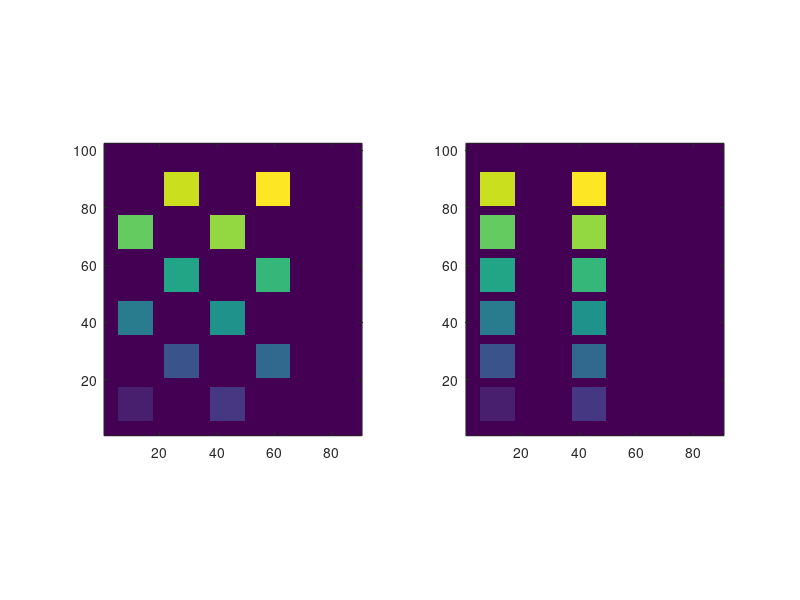

The MATLAB script that drew this image:


%%

yOffset = 5; 
xOffset = 5; 
makePlots = true;

nSitesIncl = 12;
siteSp = 6; 
siteGrid = [17 15];

upSampSize = siteGrid*siteSp; 

np2siteSize = [12 12]; 

np2originsYstag = repmat([0 32 16 48], 1, 100)+yOffset;
np2originsYalign = repmat([0 32], 1, 100)+yOffset;
np2originsX = reshape(repmat(0:15:1000,2,1), 1, [])+xOffset;

np2originsYstag = np2originsYstag(1:nSitesIncl);
np2originsYalign = np2originsYalign(1:nSitesIncl);
np2originsX = np2originsX(1:nSitesIncl);

upSampGridStag = zeros(upSampSize); 

for q = 1:numel(np2originsX)
    upSampGridStag(np2originsX(q)+[0:np2siteSize(1)-1]+1, ...
        np2originsYstag(q)+[0:np2siteSize(2)-1]+1) = q;
end

upSampGridAlign = zeros(upSampSize); 

for q = 1:numel(np2originsX)
    upSampGridAlign(np2originsX(q)+[0:np2siteSize(1)-1]+1, ...
        np2originsYalign(q)+[0:np2siteSize(2)-1]+1) = q;
end

if makePlots
figure; 
subplot(1,2,1);
imagesc(upSampGridStag)
axis image;
set(gca, 'YDir', 'normal');

subplot(1,2,2);
imagesc(upSampGridAlign)
axis image;
set(gca, 'YDir', 'normal');


end